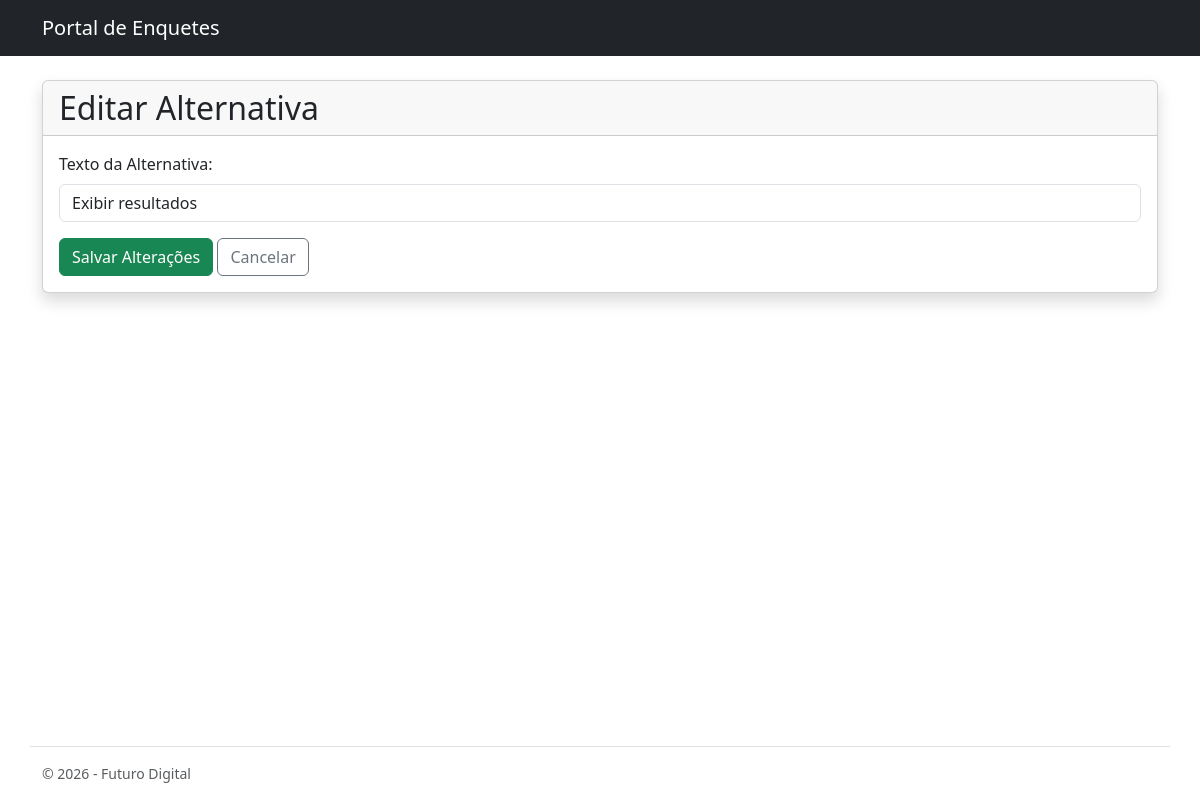
/alternativa/6/editar/, run on an earlier commit of the app's database.
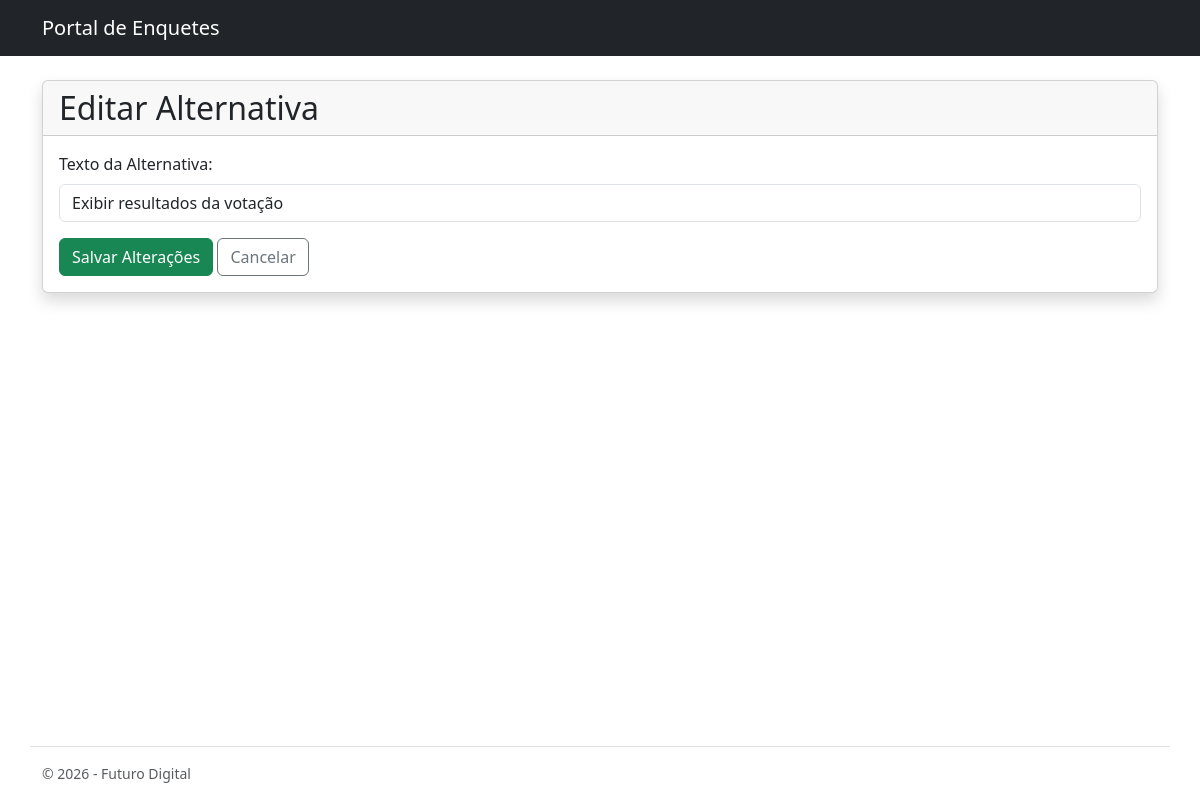
And on a later commit of the database.
### enquetes/models.py (models this page shows, shortened)
class Alternativa(models.Model):
    questao = models.ForeignKey(Questao, on_delete=models.CASCADE)
    descricao = models.CharField(max_length=200)
    votos = models.IntegerField(default=0)
    class Meta:
        verbose_name = "Alternativa"
        verbose_name_plural = "Alternativas"

### enquetes/views.py (the view)
# urls.py: path('alternativa/<int:alternativa_id>/editar/', views.editar_alternativa, name='editar_alternativa'),
def editar_alternativa(request, alternativa_id):
    alternativa = get_object_or_404(Alternativa, pk=alternativa_id)
    questao = alternativa.questao
    if request.method == "POST":
        form_alternativa = AlternativaForm(request.POST, instance=alternativa)
        if form_alternativa.is_valid():
            form_alternativa.save()
            return redirect('enquetes:detalhe', questao_id=questao.id)
    else:
        form_alternativa = AlternativaForm(instance=alternativa)
    contexto = {'form_alternativa': form_alternativa,'alternativa': alternativa}
    return render(request, 'enquetes/editar_alternativa.html', contexto)

### enquetes/forms.py
class AlternativaForm(forms.ModelForm):
    class Meta:
        model = Alternativa
        fields = ['descricao']
        widgets = {
            'descricao': forms.TextInput(attrs={'class':    'form-control', 'placeholder': 'Digite a alternativa/opção de escolha....'}),
        }

### enquetes/templates/enquetes/editar_alternativa.html (shortened to what this page needs)
{% extends 'enquetes/base.html' %}
{% block content %}
<div class="card shadow">
    <div class="card-header bg-outline-warning text-dark">
        <h2 class="mb-0">Editar Alternativa</h2>
    </div>
    <div class="card-body">
        <form method="post">
            <div class="mb-3">
                <label class="form-label" >Texto da Alternativa:</label>
                {{ form_alternativa.descricao }}
            </div>
            <button type="submit" class="btn btn-success">Salvar Alterações</button>
            <a href="{% url 'enquetes:detalhe' alternativa.questao.id %}" class="btn btn-outline-secondary">Cancelar</a>
        </form>
    </div>
</div>
{% endblock %}

What changed in the data, as far as the page shows it:
changed Alternativa: descricao "Exibir resultados" → "Exibir resultados da votação"
